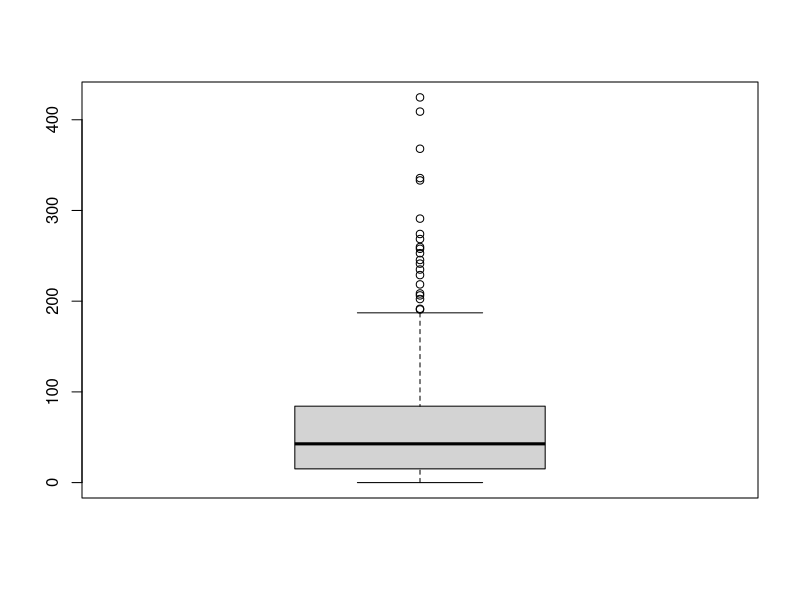
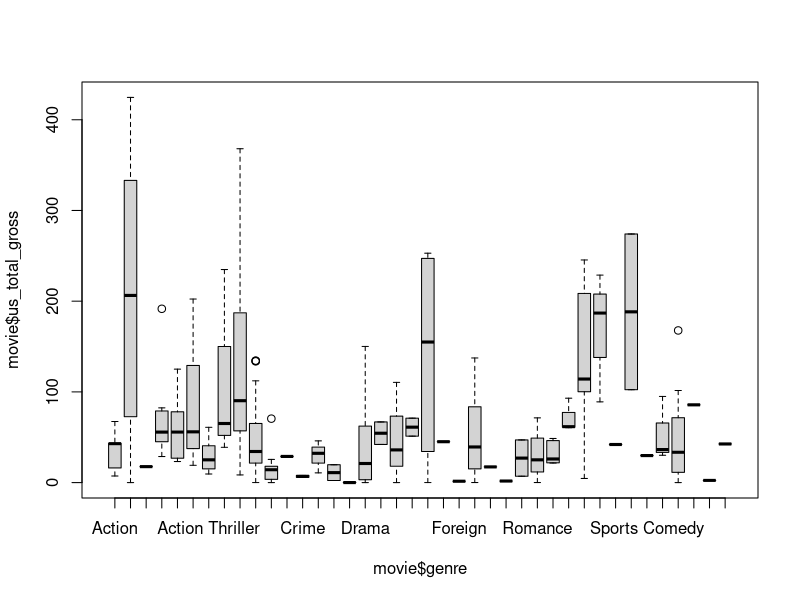
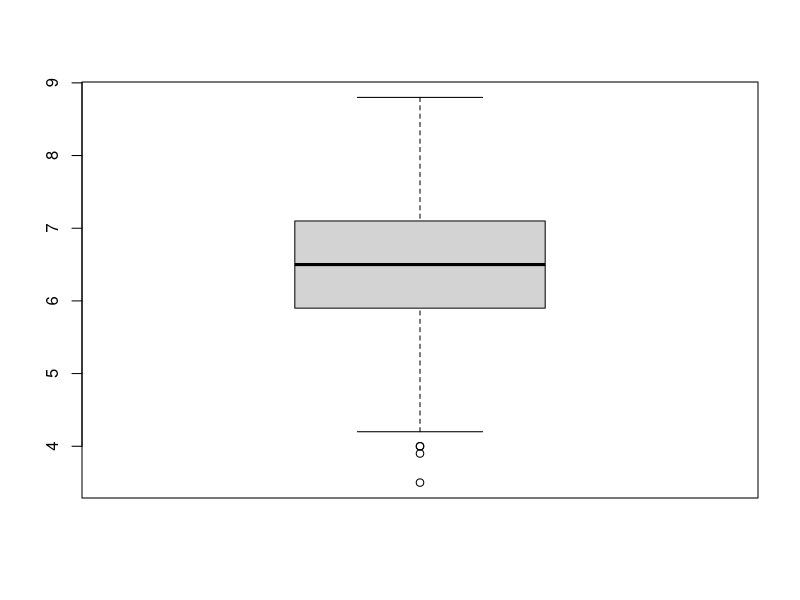
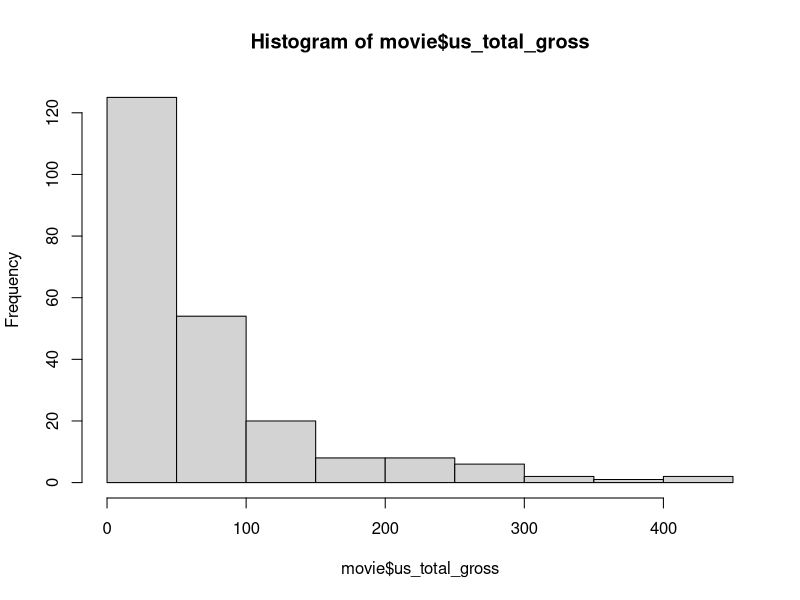
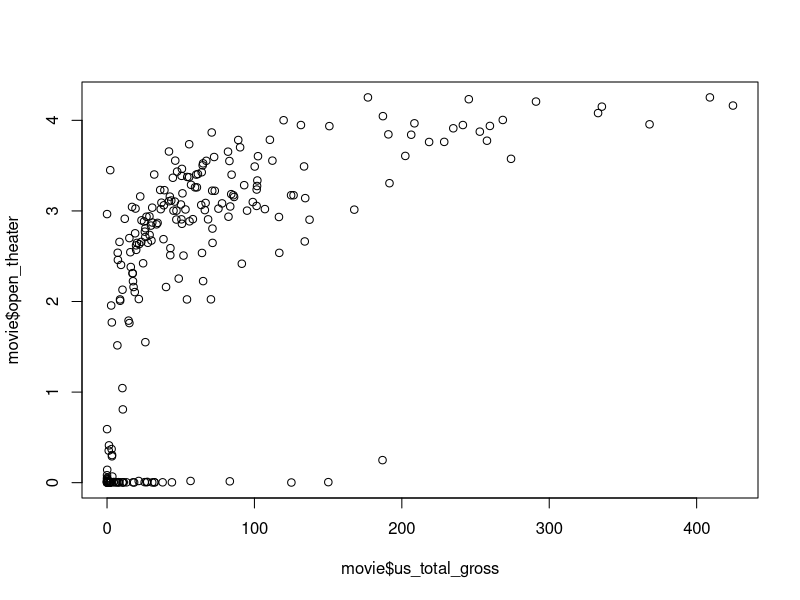

Write the R code that produced these figures, in order.
rm(list=ls())  

movie <- read.table('data_movie.csv', header=TRUE, sep=",")

movie
#Construct a frequency distribution table of movie genres by mpaa rating in your 
#R script. Each row is a movie genre and each column is a mpaa rating.
freq_table <-table(movie$genre,movie$mpaa)

freq_table 
#1pt) Calculate the mean, median, and standard deviation of total box office revenue in 
#the US (in 1,000,000). Round your answer to two decimal places. 


box_mean <- mean(movie$us_total_gross)

box_median <- median(movie$us_total_gross)

box_sd <- sd(movie$us_total_gross)

#Calculate the z-score for total box office revenue in the US (in 1,000,000). Provide 
#the following summary statistics of the z-score. Round your answer to three decimal 
#places.

zscore_total_box <- (movie$us_total_gross - box_mean)/box_sd

summary(zscore_total_box)
#) Create a subset of data such that the total box office revenue in the US is within 
#2 standard deviation from the mean of total box office revenue. The number of 
#observations in this subset

min_box2 <- box_mean - 2*box_sd
max_box2 <- box_mean + 2*box_sd
movie_sub2 <- movie[movie$us_total_gross>=min_box2 & movie$us_total_gross<=max_box2,]

min_box3 <- box_mean - 3*box_sd
max_box3 <- box_mean + 3*box_sd
movie_sub3 <- movie[movie$us_total_gross>=min_box3 & movie$us_total_gross<=max_box3,]
221/226

#create 3 boxplots and attach them here: 
#  (a) the total box office revenue in the US (in 1,000,000); 
#(b) the total box office revenue in the US (in 1,000,000) by genre; 
#(c) the average user rating of the movie on IMDB
boxplot(movie$us_total_gross, data = movie) 

boxplot(movie$us_total_gross ~ movie$genre, data = movie)

boxplot(movie$user_rating, data = movie) 

hist(movie$us_total_gross)

cor(movie$us_total_gross,movie$open_theater)

plot(movie$us_total_gross,movie$open_theater)

